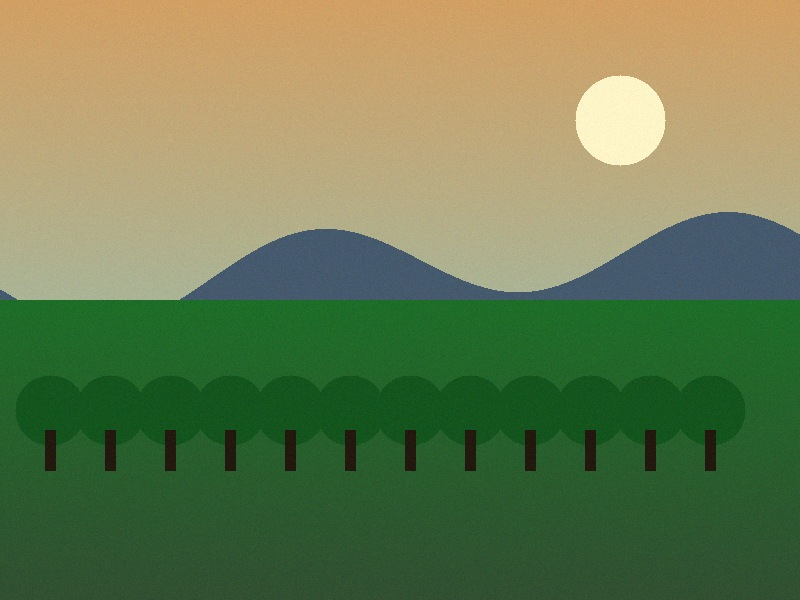
#> input picture sample_images/benchmarks/1_authentic_dslr_landscape.jpg, 800 x 600 px
$ python -i edges.py   (imports and definitions only)   (older library calls are emulated)
#> lines starting #> are read from the running program, lines starting #| are printed output that depends on the picture; after the words box and inside, x2 and y2 are one past the last pixel; in counts of white or black regions, pixels touching at a corner belong together
### app/utils/visualizer.py
"""
Visualization utility functions for forensic heatmaps, overlays, and annotations.
"""
import base64
import io
from typing import List, Optional, Tuple
import cv2
import numpy as np
from PIL import Image


def normalize_to_uint8(data: np.ndarray, clip_percentiles: Tuple[float, float] = (1.0, 99.0)) -> np.ndarray:
    """
    Normalizes a floating-point or integer array to 0-255 uint8 range
    using percentile clipping for enhanced dynamic range.
    """
    if data.size == 0:
        return np.zeros((1, 1), dtype=np.uint8)

    p_low, p_high = np.percentile(data, clip_percentiles)
    if p_high > p_low:
        clipped = np.clip(data, p_low, p_high)
        norm = ((clipped - p_low) / (p_high - p_low) * 255.0).astype(np.uint8)
    else:
        norm = np.zeros_like(data, dtype=np.uint8)
    return norm


def create_heatmap(
    intensity_map: np.ndarray,
    colormap: int = cv2.COLORMAP_JET
) -> np.ndarray:
    """
    Converts a 2D intensity map (0-255 or float) to an RGB pseudo-color heatmap.
    """
    if intensity_map.dtype != np.uint8:
        intensity_map = normalize_to_uint8(intensity_map)

    heatmap_bgr = cv2.applyColorMap(intensity_map, colormap)
    heatmap_rgb = cv2.cvtColor(heatmap_bgr, cv2.COLOR_BGR2RGB)
    return heatmap_rgb


# [79 lines left out: functions create_blended_overlay, draw_copy_move_annotations, encode_image_to_base64, not called in this run]

### app/modules/edges.py
"""
Edge Inconsistency and Blending Artifacts Detection Module.

Identifies boundary anomalies created during image splicing and composition,
such as unnatural sharpness disparities, Gaussian feathering halos, and
discontinuous blur transitions along object contours.
"""
from typing import Any, Dict, List
import cv2
import numpy as np

from app.config import EdgeConfig, DEFAULT_CONFIG
from app.utils.visualizer import create_heatmap, normalize_to_uint8


class EdgeInconsistencyDetector:
    """Analyzes gradient profiles and contour sharpness consistency to detect splicing boundaries."""

    def __init__(self, config: EdgeConfig = DEFAULT_CONFIG.edges):
        self.config = config

    def analyze(self, image_rgb: np.ndarray) -> Dict[str, Any]:
        """
        Executes edge sharpness and blending boundary analysis.

        Returns:
            Dict containing:
                score_percentage (float): Tampering likelihood score (0 to 100%)
                details (str): Forensic interpretation
                metrics (dict): Mean edge width, sharpness disparity, anomalous contour count
                edge_mask (np.ndarray): Binary edge mask (uint8)
                heatmap_rgb (np.ndarray): Edge anomaly heatmap (RGB uint8)
        """
        h, w, _ = image_rgb.shape
#> h = 600; w = 800
        gray = cv2.cvtColor(image_rgb, cv2.COLOR_RGB2GRAY)
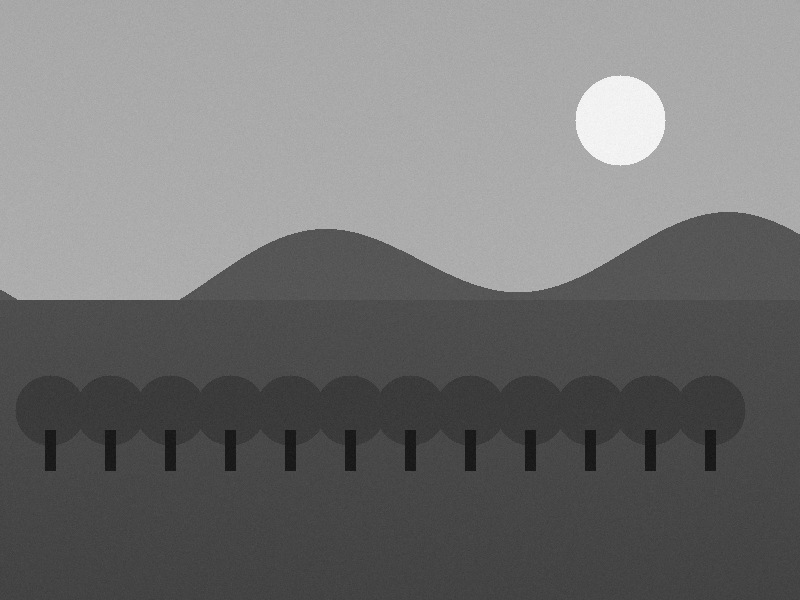
#> gray: shape (600, 800); min 16, max 250, mean 115.1
        gray_float = gray.astype(np.float32)

        # 1. Compute Sobel Gradients
        sobel_x = cv2.Sobel(gray_float, cv2.CV_32F, 1, 0, ksize=self.config.sobel_kernel_size)
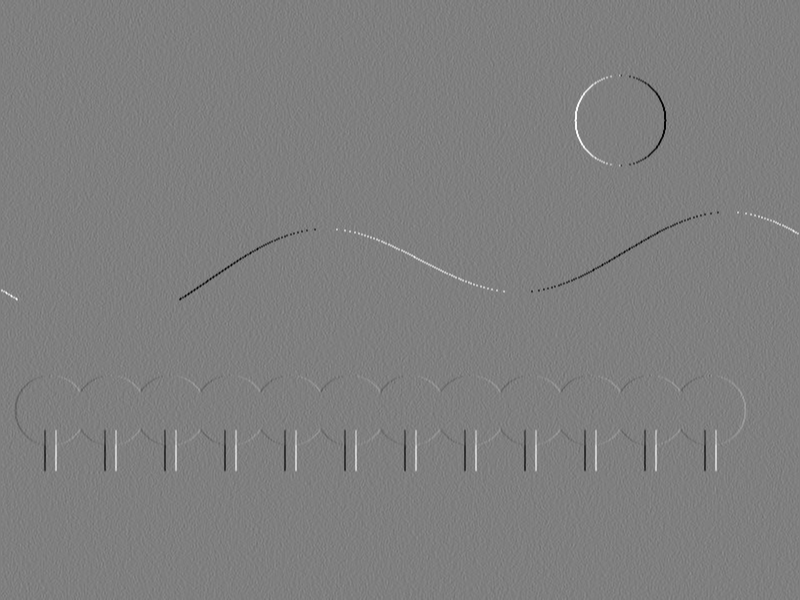
#> sobel_x: shape (600, 800) float32; min -305, max 305, mean -0.1; drawn with min black and max white
        sobel_y = cv2.Sobel(gray_float, cv2.CV_32F, 0, 1, ksize=self.config.sobel_kernel_size)
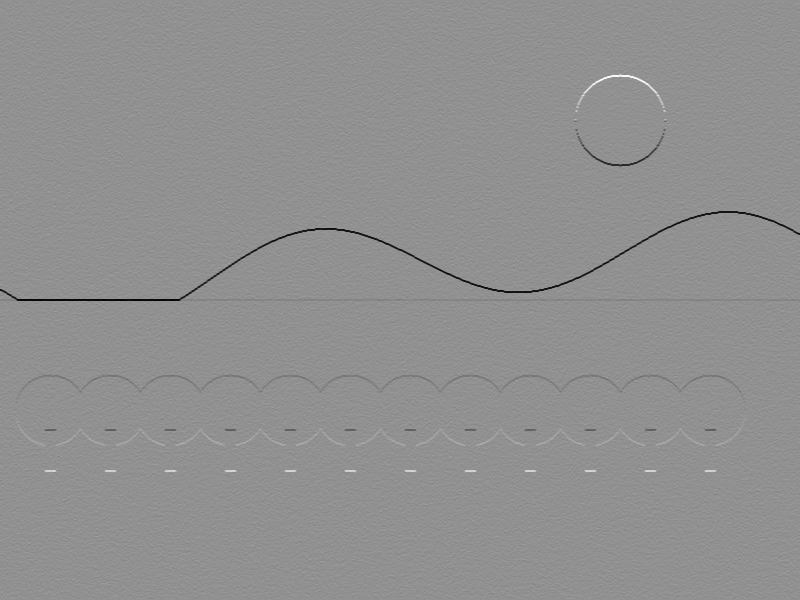
#> sobel_y: shape (600, 800) float32; min -404, max 305, mean -1.3; drawn with min black and max white
        grad_mag = np.sqrt(sobel_x**2 + sobel_y**2)
        grad_orient = np.arctan2(sobel_y, sobel_x)
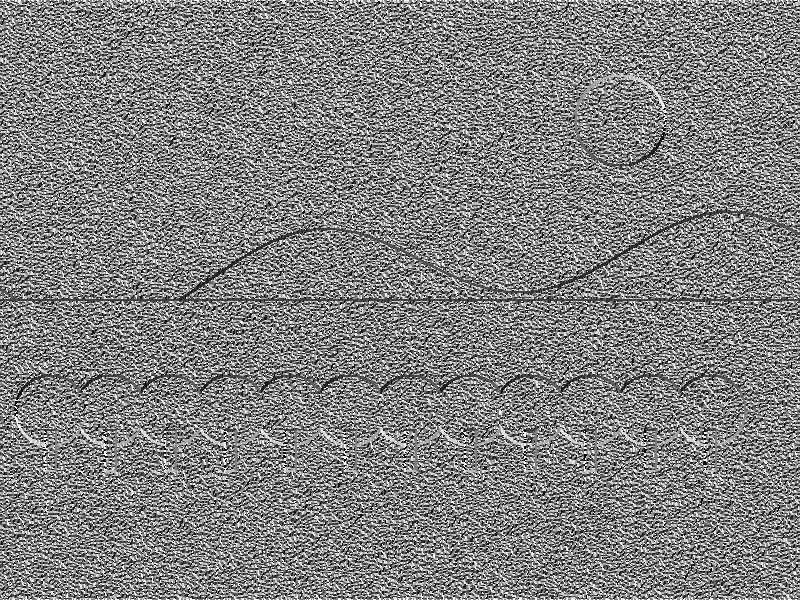
#> grad_orient: shape (600, 800) float32; min -3.14, max 3.14, mean 0.055; drawn with min black and max white

        # 2. Canny Edge Detection
        canny_edges = cv2.Canny(gray, self.config.canny_low, self.config.canny_high)
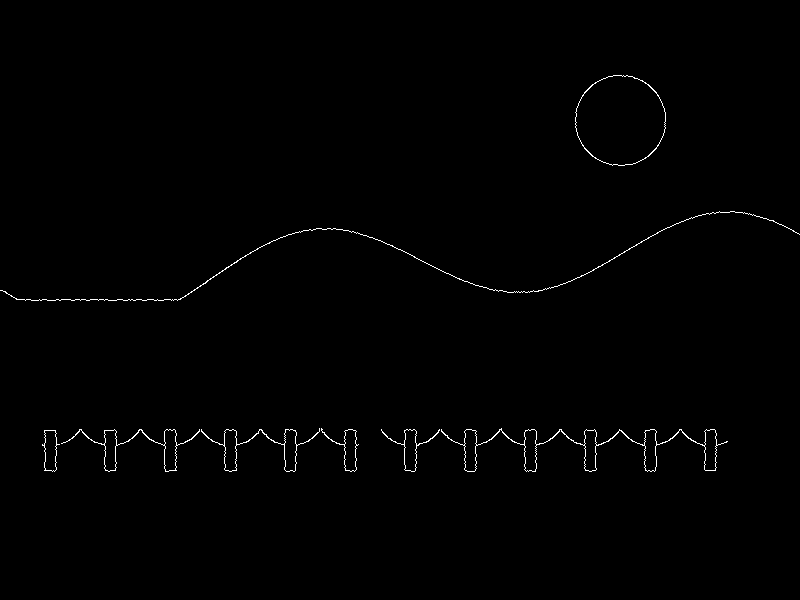
#> canny_edges: shape (600, 800); 0.65% white in thin lines or dots, all inside (x1, y1, x2, y2) = (0, 75, 800, 472)

        # 3. Find Contours
        contours, _ = cv2.findContours(canny_edges, cv2.RETR_LIST, cv2.CHAIN_APPROX_NONE)
#> contours = 21 contours; largest, box (x1, y1, x2, y2) and area: (575, 75, 666, 166) 6390, (575, 75, 666, 166) 6346, (441, 428, 728, 472) 2336, (201, 428, 320, 472) 958, (61, 429, 200, 472) 949

        edge_sharpness_list: List[float] = []
        anomaly_edge_map = np.zeros((h, w), dtype=np.float32)

        # Sample points along contours to measure perpendicular gradient profiles
        for contour in contours:
            if len(contour) < 15:
                continue

            contour_sharpness = []
            for pt in contour[::3]:  # Subsample points along contour
                x, y = pt[0]
                if 5 <= x < w - 5 and 5 <= y < h - 5:
                    angle = grad_orient[y, x]
                    # Sample normal line across edge (5 pixels in both directions)
                    dx = np.cos(angle)
                    dy = np.sin(angle)

                    profile = []
                    for t in range(-4, 5):
                        px = int(round(x + t * dx))
                        py = int(round(y + t * dy))
                        if 0 <= px < w and 0 <= py < h:
                            profile.append(grad_mag[py, px])

                    if len(profile) == 9:
                        peak_val = max(profile)
                        min_val = min(profile)
                        contrast = peak_val - min_val
                        # Sharpness estimation
                        sharpness = contrast / (np.std(profile) + 1e-4)
                        contour_sharpness.append((x, y, sharpness))
                        edge_sharpness_list.append(sharpness)
#> this loop made 21 passes
#> after the loop, edge_sharpness_list = 1851 values, max 3.71 at index 617, min 2.22 at index 332, mean 2.78

        if len(edge_sharpness_list) > 10:
            edge_arr = np.array(edge_sharpness_list, dtype=np.float32)
#> edge_arr has the same summary as edge_sharpness_list
            med_sharpness = float(np.median(edge_arr))
#> med_sharpness = 2.66
            sharpness_std = float(np.std(edge_arr))
#> sharpness_std = 0.303
            sharpness_iqr = float(np.percentile(edge_arr, 75) - np.percentile(edge_arr, 25))
#> sharpness_iqr = 0.368
            sharpness_cv = sharpness_std / (med_sharpness + 1e-5)
#> sharpness_cv = 0.114

            # Mark anomalous contour points (extremely sharp cut-outs or over-blurred seams)
            upper_bound = np.percentile(edge_arr, 95)
#> upper_bound = 3.41
            lower_bound = np.percentile(edge_arr, 5)
#> lower_bound = 2.47

            for contour in contours:
                if len(contour) < 15:
                    continue
                for pt in contour:
                    x, y = pt[0]
                    if 0 <= x < w and 0 <= y < h:
                        local_mag = grad_mag[y, x]
                        if local_mag > 30:
                            # Distance from median profile
                            dev = abs(local_mag - med_sharpness) / (sharpness_std + 1e-4)
                            anomaly_edge_map[y, x] = dev

            # Dilate anomaly map for continuous visual heatmap
            kernel = cv2.getStructuringElement(cv2.MORPH_ELLIPSE, (7, 7))
            dilated_anomaly = cv2.dilate(anomaly_edge_map, kernel)
            dilated_anomaly = cv2.GaussianBlur(dilated_anomaly, (15, 15), 0)
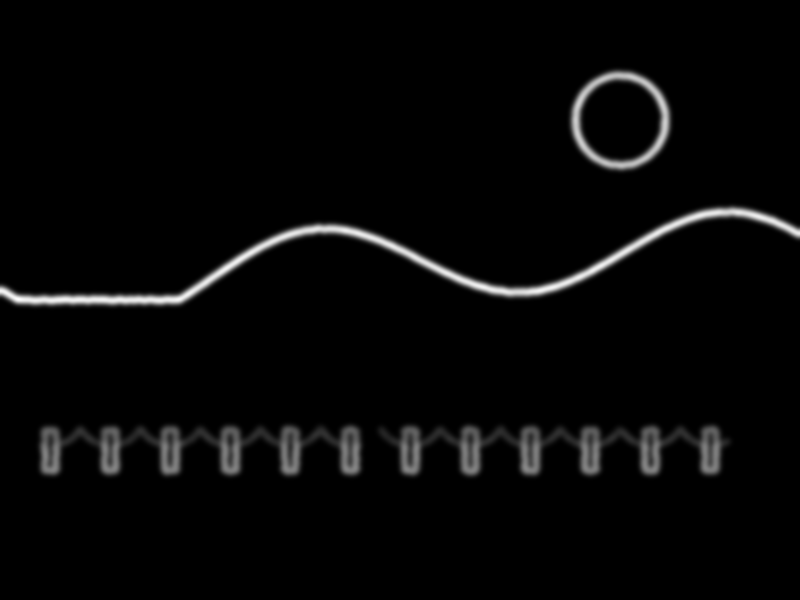
#> dilated_anomaly: shape (600, 800) float32; min 0, max 1129.9, mean 31.9; drawn with min black and max white

            # High anomaly pixel count
            anomalous_edges_ratio = float(np.sum(dilated_anomaly > 2.0) / max(1, np.sum(canny_edges > 0)))
#> anomalous_edges_ratio = 16.98
        else:
            med_sharpness = 0.0
            sharpness_std = 0.0
            sharpness_cv = 0.0
            anomalous_edges_ratio = 0.0
            dilated_anomaly = np.zeros((h, w), dtype=np.float32)

        # 4. Tampering Probability Score (0 to 100%)
        # Natural optical depth of field (DoF) produces soft background bokeh (CV ~0.3 - 0.6).
        # Tampered cut-outs and alpha blending produce sharp step spikes (CV > 0.9, anomaly ratio > 0.10).
        score = 0.0

        # Disparity in edge profile distribution with optical DoF deadband (ignore CV below 0.40)
        effective_sharpness_cv = max(0.0, sharpness_cv - 0.40)
#> effective_sharpness_cv = 0
        score += min(45.0, (effective_sharpness_cv / 1.1) * 45.0)
#> score = 0

        # Anomalous edge ratio with baseline tolerance (ignore ratio below 0.05)
        effective_edge_ratio = max(0.0, anomalous_edges_ratio - 0.05)
#> effective_edge_ratio = 16.93
        score += min(45.0, (effective_edge_ratio / 0.15) * 45.0)
#> score = 45

        # Extreme sharpness disparity
        if sharpness_std > 30.0:
            score += min(10.0, ((sharpness_std - 30.0) / 25.0) * 10.0)

        score_percentage = float(np.clip(round(score, 1), 0.0, 100.0))
#> score_percentage = 45

        # 5. Descriptive Details
        if score_percentage > 70.0:
            details = (
                f"Severe edge sharpness disparity detected (Sharpness CV: {sharpness_cv:.2f}, "
                f"Anomaly Ratio: {anomalous_edges_ratio*100:.1f}%). Unnatural gradient transitions "
                f"and sharp boundary cut-outs strongly indicate composite splicing or alpha matting."
            )
        elif score_percentage > 35.0:
            details = (
                f"Moderate edge contour inconsistency observed (Sharpness CV: {sharpness_cv:.2f}). "
                f"Minor boundary transition anomalies along object contours."
            )
        else:
            details = (
                f"Natural and homogeneous edge gradient profiles across image structures "
                f"(Median Sharpness: {med_sharpness:.2f}, CV: {sharpness_cv:.2f}). No splice boundaries found."
            )

        # 6. Generate Heatmap
        norm_anomaly = normalize_to_uint8(dilated_anomaly)
#> in normalize_to_uint8, `p_low, p_high = np.percentile(data, clip_percentiles)`: p_low = 0; p_high = 810.6
        heatmap_rgb = create_heatmap(norm_anomaly, cv2.COLORMAP_MAGMA)
#> in create_heatmap, `heatmap_bgr = cv2.applyColorMap(intensity_map, colormap)`:
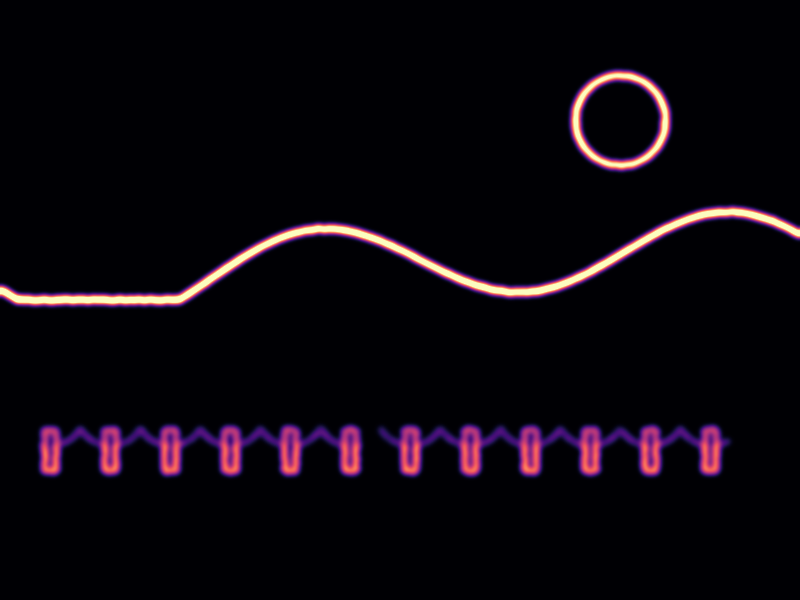
#> heatmap_bgr: shape (600, 800, 3); mean B, G, R 13.2, 6.2, 11.5

        return {
            "score_percentage": score_percentage,
            "details": details,
            "metrics": {
                "median_sharpness": round(med_sharpness, 2),
                "sharpness_std": round(sharpness_std, 2),
                "sharpness_cv": round(sharpness_cv, 3),
                "anomalous_edges_ratio": round(anomalous_edges_ratio, 4),
            },
            "edge_mask": canny_edges,
            "heatmap_rgb": heatmap_rgb,
        }

>>> import cv2
>>> picture = cv2.cvtColor(cv2.imread('../../sample_images/benchmarks/1_authentic_dslr_landscape.jpg'), cv2.COLOR_BGR2RGB)
>>> result = EdgeInconsistencyDetector().analyze(picture)
#> result = 5 items
